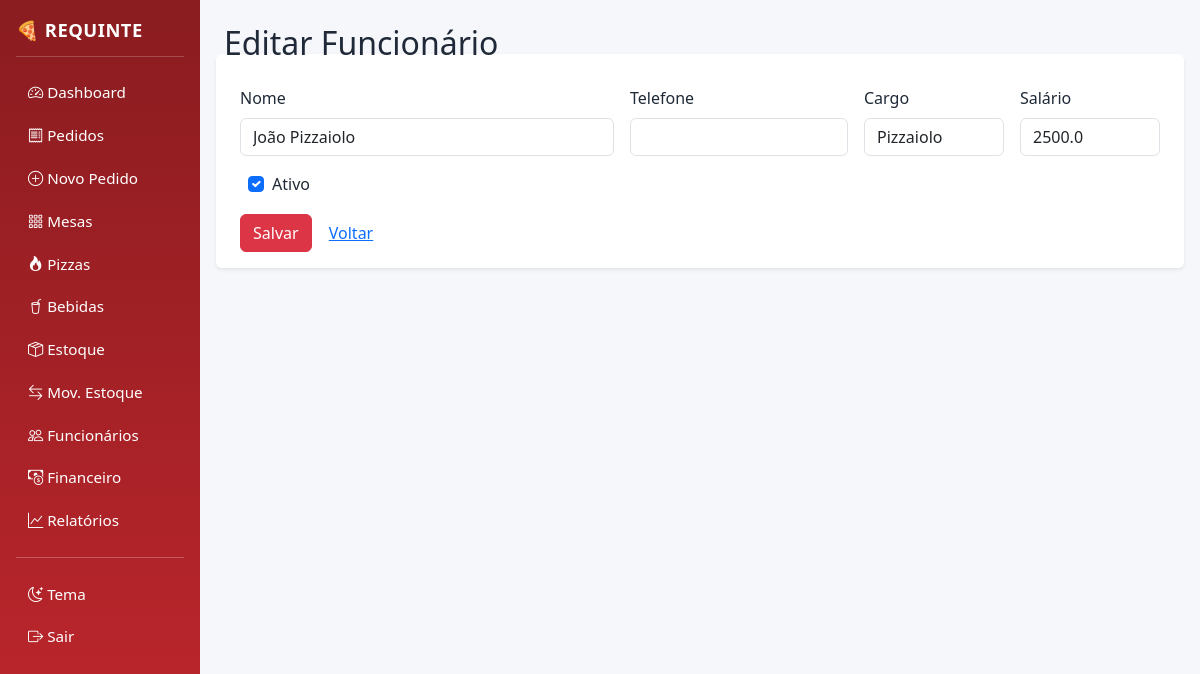
The page /funcionarios/1/editar (signed in) on the database its author committed.
### models.py (models this page shows)
class Funcionario(db.Model):
    __tablename__ = "funcionarios"
    id = db.Column(db.Integer, primary_key=True)
    nome = db.Column(db.String(120), nullable=False)
    telefone = db.Column(db.String(30))
    cargo = db.Column(db.String(60))
    salario = db.Column(db.Float, default=0.0)
    ativo = db.Column(db.Boolean, default=True)

### routes/funcionarios.py (the view)
@bp.route("/<int:fid>/editar", methods=["GET","POST"])
@login_required
def editar(fid):
    f = Funcionario.query.get_or_404(fid); form = FuncionarioForm(obj=f)
    if form.validate_on_submit():
        form.populate_obj(f); db.session.commit()
        return redirect(url_for("funcionarios.listar"))
    return render_template("funcionario_form.html", form=form, titulo="Editar Funcionário")

### routes/funcionarios.py
class FuncionarioForm(FlaskForm):
    nome = StringField("Nome", validators=[DataRequired(), Length(max=120)])
    telefone = StringField("Telefone", validators=[Length(max=30)])
    cargo = StringField("Cargo", validators=[Length(max=60)])
    salario = FloatField("Salário", validators=[NumberRange(min=0)], default=0)
    ativo = BooleanField("Ativo", default=True)

### models.py (called while the page is built)
    @property
    def is_active(self):
        return self.ativo

### templates/funcionario_form.html
{% extends "base.html" %}{% block content %}
<h2>{{titulo}}</h2>
<form method="post" class="row g-3 bg-white p-3 rounded shadow-sm">{{ form.hidden_tag() }}
<div class="col-md-5"><label class="form-label">Nome</label>{{ form.nome(class="form-control") }}</div>
<div class="col-md-3"><label class="form-label">Telefone</label>{{ form.telefone(class="form-control") }}</div>
<div class="col-md-2"><label class="form-label">Cargo</label>{{ form.cargo(class="form-control") }}</div>
<div class="col-md-2"><label class="form-label">Salário</label>{{ form.salario(class="form-control") }}</div>
<div class="col-12 form-check ms-3">{{ form.ativo(class="form-check-input") }}<label class="form-check-label">Ativo</label></div>
<div class="col-12"><button class="btn btn-danger">Salvar</button>
<a class="btn btn-link" href="{{ url_for('funcionarios.listar') }}">Voltar</a></div>
</form>{% endblock %}

### static/css/app.css (style rules this page uses)
:root { --bg:#f6f7fb;--card:#fff;--brand:#c1272d;--brand-dark:#8a1c20;--text:#1f2937;--muted:#6b7280; }
body { background:var(--bg);color:var(--text); }

### rows shown on the page
Funcionario: nome "João Pizzaiolo", cargo "Pizzaiolo", salario "2500.0", ativo "☑"

### other values the page prints
{{ titulo }} "Editar Funcionário"
